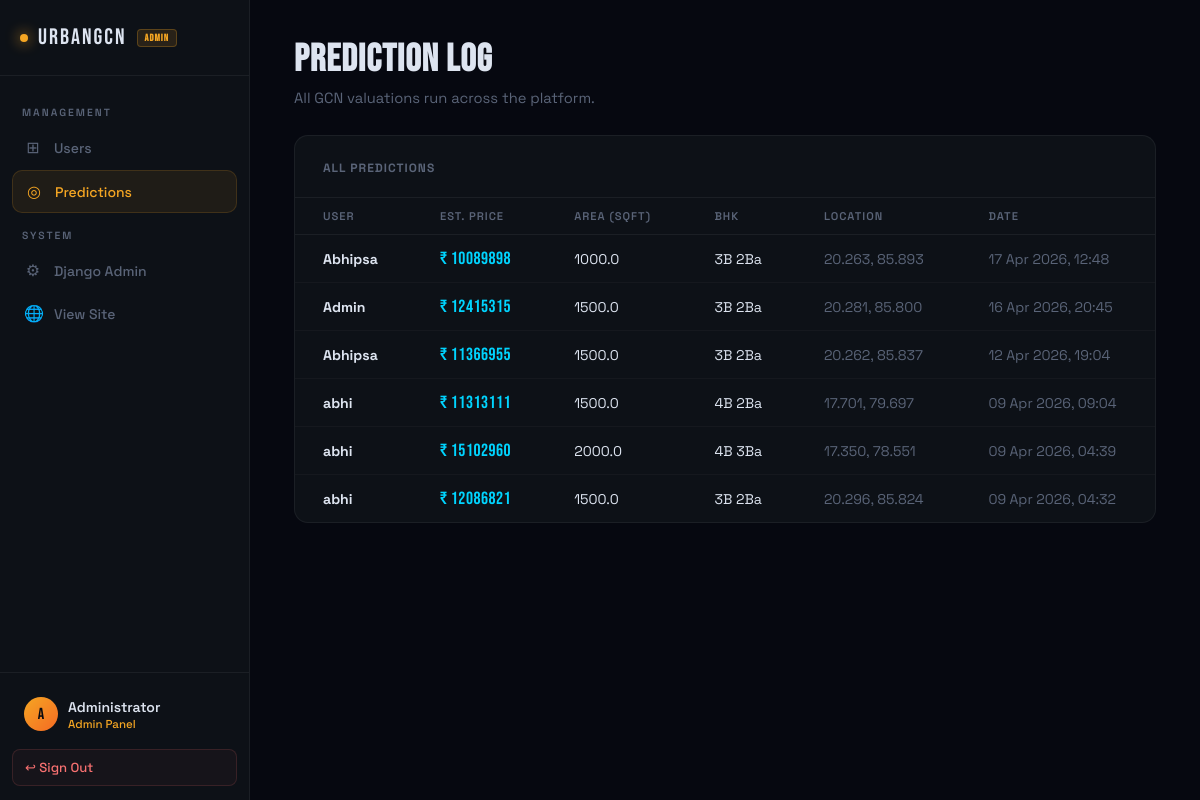
Page /admins/predictions/ on the committed database.
### User/models.py (models this page shows, shortened)
class UserPrediction(models.Model):
    user = models.ForeignKey(User, on_delete=models.CASCADE)
    timestamp = models.DateTimeField(auto_now_add=True)
    user_input = models.JSONField()
    predicted_price = models.FloatField()

### Admins/views.py (the view)
# urls.py: path('predictions/', views.adminuserpredictions, name='adminuserpredictions'),
def adminuserpredictions(request):
    predictions = UserPrediction.objects.all().select_related('user').order_by('-timestamp')
    return render(request, "Admin/adminuserpredictions.html", {"predictions": predictions})

### templates/Admin/adminuserpredictions.html (shortened to what this page needs)
{% extends "Admin/adminbase.html" %}
{% block contents %}
<div class="ph"><h1>Prediction Log</h1><p>All GCN valuations run across the platform.</p></div>
<div class="tcard">
  <div class="thead"><span>All Predictions</span></div>
  {% if predictions %}
  <table>
    <thead><tr><th>User</th><th>Est. Price</th><th>Area (sqft)</th><th>BHK</th><th>Location</th><th>Date</th></tr></thead>
    <tbody>
      {% for p in predictions %}
      <tr>
        <td><strong>{{ p.user.username }}</strong></td>
        <td class="pcell">₹ {{ p.predicted_price|floatformat:0 }}</td>
        <td>{{ p.user_input.area }}</td>
        <td>{{ p.user_input.bedrooms }}B {{ p.user_input.bathrooms }}Ba</td>
        <td style="color:var(--muted)">{% if p.user_input.lat %}{{ p.user_input.lat|floatformat:3 }}, {{ p.user_input.lon|floatformat:3 }}{% else %}—{% endif %}</td>
        <td style="color:var(--muted)">{{ p.timestamp|date:"d M Y, H:i" }}</td>
      </tr>
      {% endfor %}
    </tbody>
  </table>
  {% else %}
  <div class="empty"><div class="empty-icon">◎</div><p>No predictions have been made yet.</p></div>
  {% endif %}
</div>
{% endblock %}

### templates/Admin/adminbase.html (shortened to what this page needs)
<!DOCTYPE html>
{% load static %}
<html lang="en">
<head>
</head>
<body>
<aside class="sidebar">
  <div class="sidebar-top">
    <a href="/" class="brand"><div class="brand-dot"></div> UrbanGCN <span class="admin-pill">ADMIN</span></a>
  </div>
  <nav class="sidebar-nav">
    <div class="nav-label">Management</div>
    <a href="{% url 'adminhome' %}" class="nav-a {% if request.resolver_match.url_name == 'adminhome' %}active{% endif %}"><span class="nav-icon">⊞</span> Users</a>
    <a href="{% url 'adminuserpredictions' %}" class="nav-a {% if request.resolver_match.url_name == 'adminuserpredictions' %}active{% endif %}"><span class="nav-icon">◎</span> Predictions</a>
    <div class="nav-label">System</div>
    <a href="/admin/" class="nav-a"><span class="nav-icon">⚙</span> Django Admin</a>
    <a href="/" class="nav-a"><span class="nav-icon">🌐</span> View Site</a>
  </nav>
  <div class="sidebar-footer">
    <div class="user-row">
      <div class="avatar">A</div>
      <div class="user-meta"><div class="uname">Administrator</div><div class="urole">Admin Panel</div></div>
    </div>
    <a href="/logout/" class="logout-a">↩ Sign Out</a>
  </div>
</aside>
<main class="main">{% block contents %}{% endblock %}</main>
</body>
</html>

### templates/Admin/adminbase.html (style rules this page uses)
*,*::before,*::after { box-sizing:border-box;margin:0;padding:0 }
:root { --bg:#060810;--s1:#0d1117;--border:rgba(255,255,255,0.06);--accent:#f5a623;--a2:#00d4ff;--text:#dde4f0;--muted:#5a6478;--sw:250px }
html,body { height:100% }
body { background:var(--bg);color:var(--text);font-family:'Space Grotesk',sans-serif;display:flex }
.sidebar { width:var(--sw);min-height:100vh;background:var(--s1);border-right:1px solid var(--border);display:flex;flex-direction:column;position:fixed;top:0;left:0;z-index:50 }
.sidebar-top { padding:24px 20px;border-bottom:1px solid var(--border) }
.brand { font-family:'Bebas Neue',sans-serif;font-size:1.4rem;letter-spacing:2px;color:var(--text);text-decoration:none;display:flex;align-items:center;gap:10px }
.brand-dot { width:8px;height:8px;border-radius:50%;background:var(--accent);box-shadow:0 0 14px var(--accent) }
.admin-pill { font-size:0.62rem;background:rgba(245,166,35,0.12);color:var(--accent);border:1px solid rgba(245,166,35,0.25);border-radius:4px;padding:2px 7px;font-weight:700;letter-spacing:1px }
.sidebar-nav { flex:1;padding:16px 12px;display:flex;flex-direction:column;gap:2px }
.nav-label { font-size:0.65rem;letter-spacing:2px;text-transform:uppercase;color:var(--muted);padding:14px 10px 6px;font-weight:600 }
.nav-a { display:flex;align-items:center;gap:12px;padding:10px 12px;border-radius:10px;color:var(--muted);text-decoration:none;font-size:0.875rem;font-weight:500;transition:all .2s }
.nav-a.active { background:rgba(245,166,35,0.08);color:var(--accent);border:1px solid rgba(245,166,35,0.15) }
.nav-icon { font-size:1rem;width:18px;text-align:center }
.sidebar-footer { padding:14px 12px;border-top:1px solid var(--border) }
.user-row { display:flex;align-items:center;gap:10px;padding:10px 12px;border-radius:10px;margin-bottom:8px }
.avatar { width:34px;height:34px;border-radius:50%;background:linear-gradient(135deg,var(--accent),#f56a23);display:flex;align-items:center;justify-content:center;font-family:'Bebas Neue',sans-serif;font-size:1rem;color:#060810;flex-shrink:0 }
.user-meta .uname { font-size:0.875rem;font-weight:600 }
.user-meta .urole { font-size:0.72rem;color:var(--accent);margin-top:1px;font-weight:500 }
.logout-a { display:flex;align-items:center;gap:8px;padding:9px 12px;border-radius:8px;color:#f87171;text-decoration:none;font-size:0.82rem;font-weight:500;border:1px solid rgba(248,113,113,0.15);background:rgba(248,113,113,0.04);transition:all .2s }
.main { margin-left:var(--sw);flex:1;min-height:100vh;padding:36px 44px }

### templates/Admin/adminuserpredictions.html (style rules this page uses)
.ph { margin-bottom:28px }
.ph h1 { font-family:'Bebas Neue',sans-serif;font-size:2.4rem;letter-spacing:1px;margin-bottom:6px }
.ph p { color:var(--muted);font-size:.92rem }
.tcard { background:var(--s1);border:1px solid var(--border);border-radius:14px;overflow:hidden }
.thead { padding:20px 28px;border-bottom:1px solid var(--border) }
.thead span { font-size:.75rem;font-weight:700;text-transform:uppercase;letter-spacing:1px;color:var(--muted) }
table { width:100%;border-collapse:collapse }
th { text-align:left;padding:11px 28px;font-size:.7rem;color:var(--muted);text-transform:uppercase;letter-spacing:1px;border-bottom:1px solid var(--border);font-weight:600 }
td { padding:13px 28px;font-size:.88rem;border-bottom:1px solid rgba(255,255,255,.03) }
tr:last-child td { border-bottom:none }
.pcell { font-family:'Bebas Neue',sans-serif;font-size:1.1rem;letter-spacing:.5px;color:var(--a2) }

### rows in the picture
UserPrediction: user.username "Abhipsa", predicted_price "10089898", user_input.area "1000.0", user_input.bedrooms "3", user_input.bathrooms "2", user_input.lat "20.263", user_input.lon "85.893", timestamp "17 Apr 2026, 12:48"
UserPrediction: user.username "Admin", predicted_price "12415315", user_input.area "1500.0", user_input.bedrooms "3", user_input.bathrooms "2", user_input.lat "20.281", user_input.lon "85.800", timestamp "16 Apr 2026, 20:45"
UserPrediction: user.username "Abhipsa", predicted_price "11366955", user_input.area "1500.0", user_input.bedrooms "3", user_input.bathrooms "2", user_input.lat "20.262", user_input.lon "85.837", timestamp "12 Apr 2026, 19:04"
UserPrediction: user.username "abhi", predicted_price "11313111", user_input.area "1500.0", user_input.bedrooms "4", user_input.bathrooms "2", user_input.lat "17.701", user_input.lon "79.697", timestamp "09 Apr 2026, 09:04"
UserPrediction: user.username "abhi", predicted_price "15102960", user_input.area "2000.0", user_input.bedrooms "4", user_input.bathrooms "3", user_input.lat "17.350", user_input.lon "78.551", timestamp "09 Apr 2026, 04:39"
UserPrediction: user.username "abhi", predicted_price "12086821", user_input.area "1500.0", user_input.bedrooms "3", user_input.bathrooms "2", user_input.lat "20.296", user_input.lon "85.824", timestamp "09 Apr 2026, 04:32"
